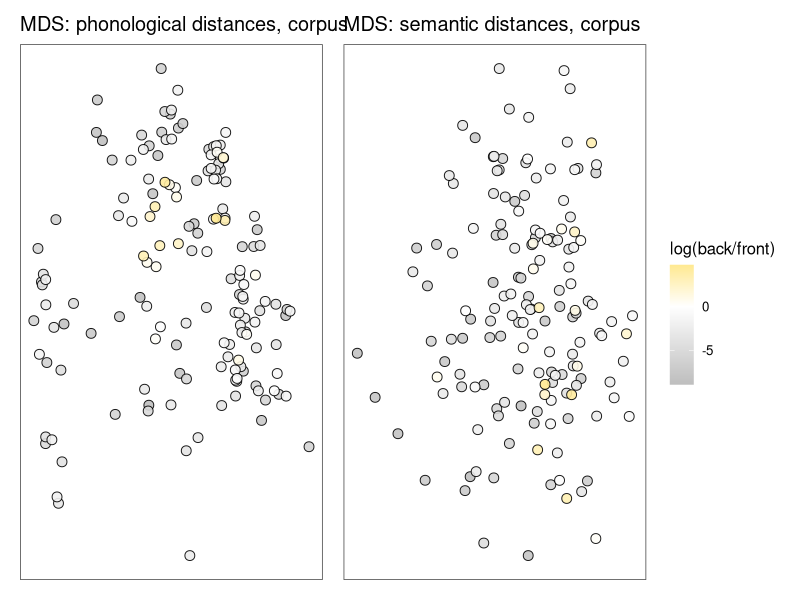
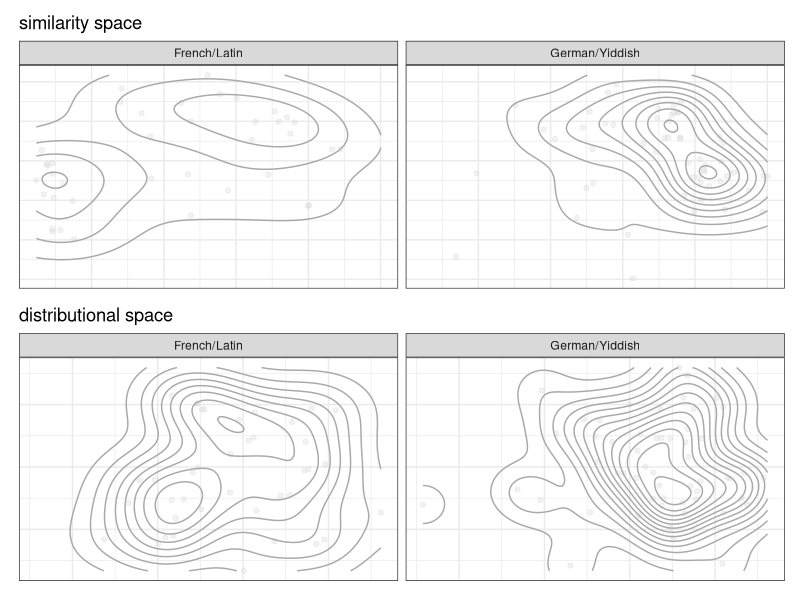
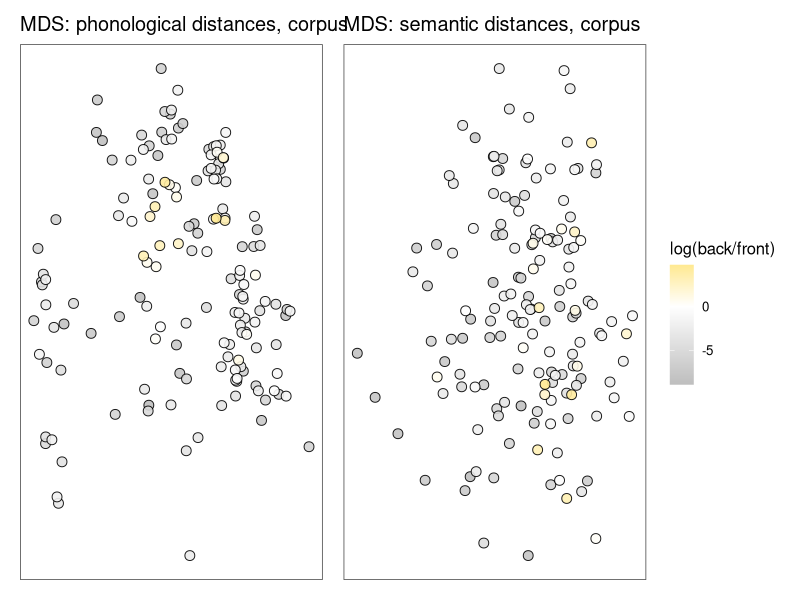
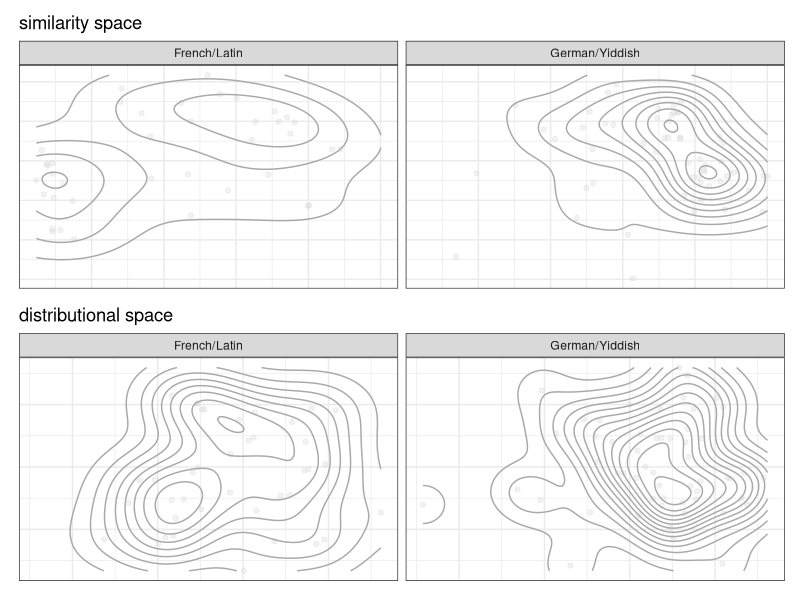

Recreate these plots in R, in order.
# -- head -- #

set.seed(1337)
setwd('~/Github/Racz2027vh/')
library(tidyverse)
library(ggthemes)
library(patchwork)

# -- read -- #

combined = read_tsv('dat/real_words_both_preds.tsv')

# -- counts -- #

combined |> 
  summarise(sum = sum(back) + sum(front))

## -- corpus -- ##

# -- MDS visualisations -- #

# real words: phonological MDS coloured by corpus log odds
p1 = combined |>
  arrange(log_odds_back) |> 
  ggplot(aes(x = phonological_x, y = phonological_y, fill = log_odds_back)) +
  geom_point(shape = 21, size = 3, alpha = 0.9) +
  scale_fill_gradient2(
    low = 'grey', mid = 'white', high = 'gold', midpoint = 0,
    name = 'log(back/front)'
  ) +
  labs(
    title = 'MDS: phonological distances, corpus',
    x = 'MDS dimension 1', y = 'MDS dimension 2'
  ) +
  theme_few() +
  theme(
    axis.title = element_blank(),
    axis.text = element_blank(),
    axis.ticks = element_blank()
  )

# real words: semantic MDS coloured by corpus log odds
p2 = combined |>
  arrange(log_odds_back) |> 
  ggplot(aes(x = semantic_x, y = semantic_y, fill = log_odds_back)) +
  geom_point(shape = 21, size = 3, alpha = 0.9) +
  scale_fill_gradient2(
    low = 'grey', mid = 'white', high = 'gold', midpoint = 0,
    name = 'log(back/front)'
  ) +
  labs(
    title = 'MDS: semantic distances, corpus',
    x = 'MDS dimension 1', y = 'MDS dimension 2'
  ) +
  theme_few() +
  theme(
    axis.title = element_blank(),
    axis.text = element_blank(),
    axis.ticks = element_blank()
  )

p1 + p2 + plot_layout(guides = 'collect')

ggsave('~/Documents/latex/vh_krr_hun/viz/mds_loocv.pdf', width = 8, height = 3.5)

# -- mds with language data -- #

# p3 = combined |> 
#   filter(!is.na(borrowing_category)) |> 
#   ggplot(aes(phonological_x, phonological_y, colour = borrowing_category)) +
#   geom_point(alpha = .3) +
#   geom_density_2d() +
#   theme_bw() +
#   scale_colour_colourblind() +
#   labs(colour = 'source language') +
#   theme(axis.title = element_blank(), axis.ticks = element_blank(), axis.text = element_blank()) +
#   ggtitle('similarity space')
# 
# p4 = combined |> 
#   filter(!is.na(borrowing_category)) |> 
#   ggplot(aes(semantic_x, semantic_y, colour = borrowing_category)) +
#   geom_point(alpha = .3) +
#   geom_density_2d() +
#   theme_bw() +
#   scale_colour_colourblind() +
#   labs(colour = 'source language') +
#   theme(axis.title = element_blank(), axis.ticks = element_blank(), axis.text = element_blank()) +
#   ggtitle('distributional space')

p3 = combined |> 
  filter(!is.na(borrowing_category)) |> 
  ggplot(aes(phonological_x, phonological_y)) +
  geom_point(alpha = .3, colour = 'lightgrey') +
  geom_density_2d(colour = 'darkgrey') +
  theme_bw() +
  facet_wrap(~ borrowing_category) +
  theme(axis.title = element_blank(), axis.ticks = element_blank(), axis.text = element_blank()) +
  ggtitle('similarity space')

p4 = combined |> 
  filter(!is.na(borrowing_category)) |> 
  ggplot(aes(semantic_x, semantic_y)) +
  geom_point(alpha = .3, colour = 'lightgrey') +
  geom_density_2d(colour = 'darkgrey') +
  theme_bw() +
  facet_wrap(~ borrowing_category) +
  theme(axis.title = element_blank(), axis.ticks = element_blank(), axis.text = element_blank()) +
  ggtitle('distributional space')

p3 / p4 + plot_layout(guides = 'collect')

ggsave('viz/obs_spaces.png', dpi = 900, width = 6.5, height = 6.5)
